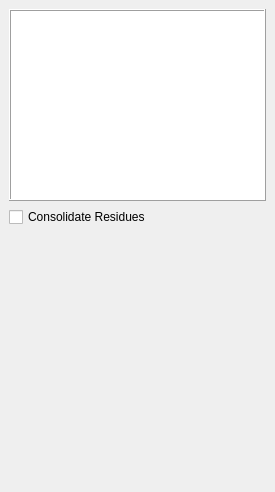
  <widget class="QDockWidget" name="dwRDCProfile">
   <property name="enabled">
    <bool>true</bool>
   </property>
   <property name="minimumSize">
    <size>
     <width>275</width>
     <height>419</height>
    </size>
   </property>
   <property name="features">
    <set>QDockWidget::AllDockWidgetFeatures</set>
   </property>
   <property name="windowTitle">
    <string>RDC Profile</string>
   </property>
   <attribute name="dockWidgetArea">
    <number>2</number>
   </attribute>
   <widget class="QWidget" name="dockWidgetContents_2">
    <layout class="QHBoxLayout" name="horizontalLayout_10">
     <item>
      <layout class="QVBoxLayout" name="verticalLayout_8">
       <property name="leftMargin">
        <number>0</number>
       </property>
       <property name="topMargin">
        <number>0</number>
       </property>
       <item>
        <widget class="QTextBrowser" name="tbRDCInfo">
         <property name="font">
          <font>
           <pointsize>12</pointsize>
          </font>
         </property>
         <property name="frameShape">
          <enum>QFrame::Box</enum>
         </property>
         <property name="frameShadow">
          <enum>QFrame::Raised</enum>
         </property>
         <property name="html">
          <string>&lt;!DOCTYPE HTML PUBLIC &quot;-//W3C//DTD HTML 4.0//EN&quot; &quot;http://www.w3.org/TR/REC-html40/strict.dtd&quot;&gt;
&lt;html&gt;&lt;head&gt;&lt;meta name=&quot;qrichtext&quot; content=&quot;1&quot; /&gt;&lt;style type=&quot;text/css&quot;&gt;
p, li { white-space: pre-wrap; }
&lt;/style&gt;&lt;/head&gt;&lt;body style=&quot; font-family:'.AppleSystemUIFont'; font-size:12pt; font-weight:400; font-style:normal;&quot;&gt;
&lt;p style=&quot;-qt-paragraph-type:empty; margin-top:0px; margin-bottom:0px; margin-left:0px; margin-right:0px; -qt-block-indent:0; text-indent:0px; font-family:'Cantarell';&quot;&gt;&lt;br /&gt;&lt;/p&gt;&lt;/body&gt;&lt;/html&gt;</string>
         </property>
        </widget>
       </item>
       <item>
        <widget class="QCheckBox" name="cbConsolidateRes">
         <property name="text">
          <string>Consolidate Residues</string>
         </property>
         <property name="checked">
          <bool>false</bool>
         </property>
        </widget>
       </item>
       <item>
        <widget class="Histogram" name="histogram" native="true">
         <property name="minimumSize">
          <size>
           <width>0</width>
           <height>250</height>
          </size>
         </property>
         <property name="maximumSize">
          <size>
           <width>16777215</width>
           <height>16777215</height>
          </size>
         </property>
        </widget>
       </item>
       <item>
        <layout class="QHBoxLayout" name="horizontalLayout_9">
         <property name="topMargin">
          <number>0</number>
         </property>
        </layout>
       </item>
      </layout>
     </item>
    </layout>
   </widget>
  </widget>
